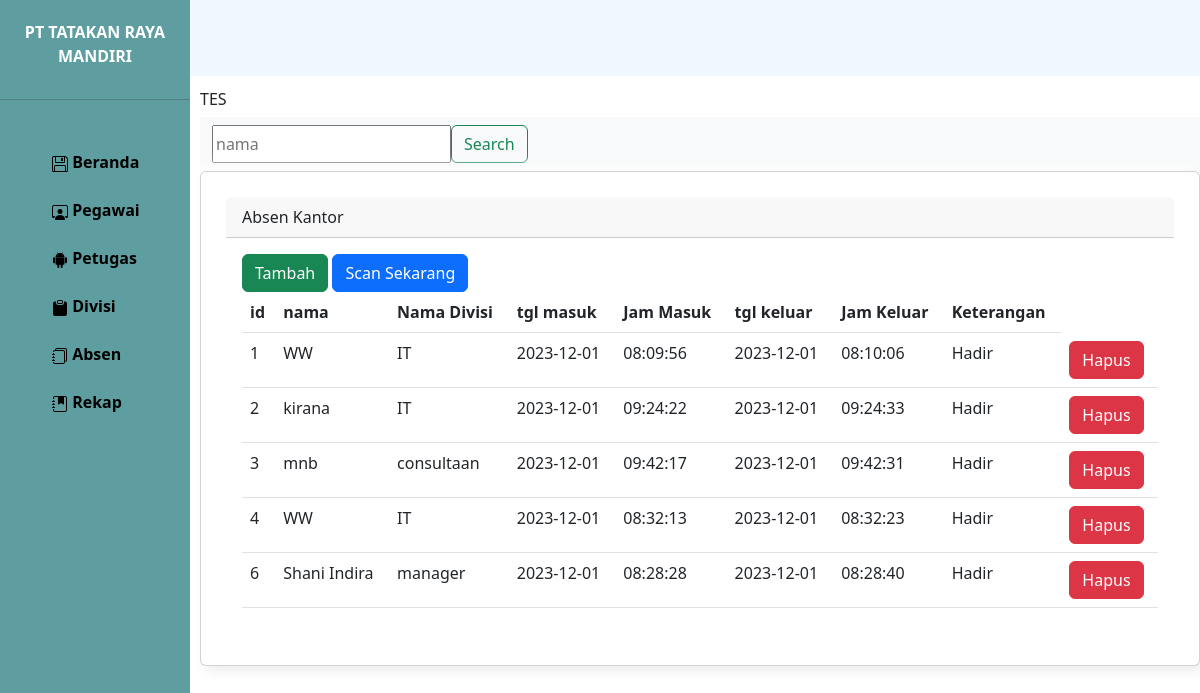
The page /admin/admin.php?page=Absen on the database its author committed.
### tables this page shows
CREATE TABLE `absen` (
  `id` varchar(255) NOT NULL,
  `nama` varchar(100) NOT NULL,
  `nama_divisi` varchar(100) NOT NULL,
  `tglmasuk` date NOT NULL,
  `jammasuk` time NOT NULL,
  `tglkeluar` date DEFAULT NULL,
  `jamkeluar` time DEFAULT NULL,
  `keterangan` varchar(300) NOT NULL
);

### halaman/absen.php (the view, shortened to what this page needs)
<!DOCTYPE html>
<html>
<head>
</head>
<body>
   <p>pengabsenan</p>
   <h6> TES</h6>
  <nav class="navbar bg-body-tertiary">
  <div class="container-fluid">
    <form method="post" class="d-flex" role="search">
        <input type="text" name="carii" placeholder="nama" >
      <button class="btn btn-outline-success" type="submit">Search</button>
    </form>
  </div>
</nav>
   <div class="card">
  <div class="card-header">
    Absen Kantor
  </div>
  <div class="card-body">
  	<a href="../halaman/tamsen.php" button type="button" class="btn btn-success" >Tambah</button></a>
    <a href="../halaman/scan.php" button type="button" class="btn btn-primary">Scan Sekarang</a>
               <table class="table">
  <thead>
    <tr>
      <th scope="col">id</th>
      <th scope="col"> nama</th>
      <th scope="col">Nama Divisi</th>
      <th scope="col">tgl masuk</th>
      <th scope="col"> Jam Masuk</th>
      <th scope="col">tgl keluar</th>
      <th scope="col"> Jam Keluar</th>
      <th scope="col"> Keterangan</th>
     <?php
      include '../koneksi.php';
      $data = mysqli_query($koneksi,"select * from absen");
      while ($d = mysqli_fetch_array($data)) {
      ?>
      <tbody>
        <td><?php echo $d['id']; ?></td>
        <td><?php echo $d['nama']; ?></td>
        <td><?php echo $d['nama_divisi']; ?></td>
        <td><?php echo $d['tglmasuk']; ?></td>
        <td><?php echo $d['jammasuk']; ?></td>
        <td><?php echo $d['tglkeluar']; ?></td>
        <td><?php echo $d['jamkeluar']; ?></td>
        <td><?php echo $d['keterangan']; ?></td>
        <td>
           <a onclick="return confirm('apakah ingin apus')" href="../halaman/hapussen.php?id=<?php echo $d['id'];?>"><button type="button" class="btn btn-danger">Hapus</button></a>
        </td>
      </tbody>
      <?php
      }
      ?>
    </tr>
  </thead>
</table>
  </div>
</div>
</body>
</html>

### admin/modelapa.css (style rules this page uses)
body { margin: 0; padding: 0; }
.navbar { background-color: aliceblue; width: 100%; padding-left: 350px; height: fit-content; position: fixed; display: flex; justify-content: end; }

### admin/kotak.css (style rules this page uses)
.card { display: flex; flex-direction: column; justify-content: space-around; height: 70px; padding: 25px; border-radius: 5px; background: #ffffff; box-shadow: 5px 5px 13px #ededed, -5px -5px 13px #ffffff; }

### rows shown on the page
absen: id "1", nama "WW", nama_divisi "IT", tglmasuk "2023-12-01", jammasuk "08:09:56", tglkeluar "2023-12-01", jamkeluar "08:10:06", keterangan "Hadir"
absen: id "2", nama "kirana", nama_divisi "IT", tglmasuk "2023-12-01", jammasuk "09:24:22", tglkeluar "2023-12-01", jamkeluar "09:24:33", keterangan "Hadir"
absen: id "3", nama "mnb", nama_divisi "consultaan", tglmasuk "2023-12-01", jammasuk "09:42:17", tglkeluar "2023-12-01", jamkeluar "09:42:31", keterangan "Hadir"
absen: id "4", nama "WW", nama_divisi "IT", tglmasuk "2023-12-01", jammasuk "08:32:13", tglkeluar "2023-12-01", jamkeluar "08:32:23", keterangan "Hadir"
absen: id "6", nama "Shani Indira", nama_divisi "manager", tglmasuk "2023-12-01", jammasuk "08:28:28", tglkeluar "2023-12-01", jamkeluar "08:28:40", keterangan "Hadir"
